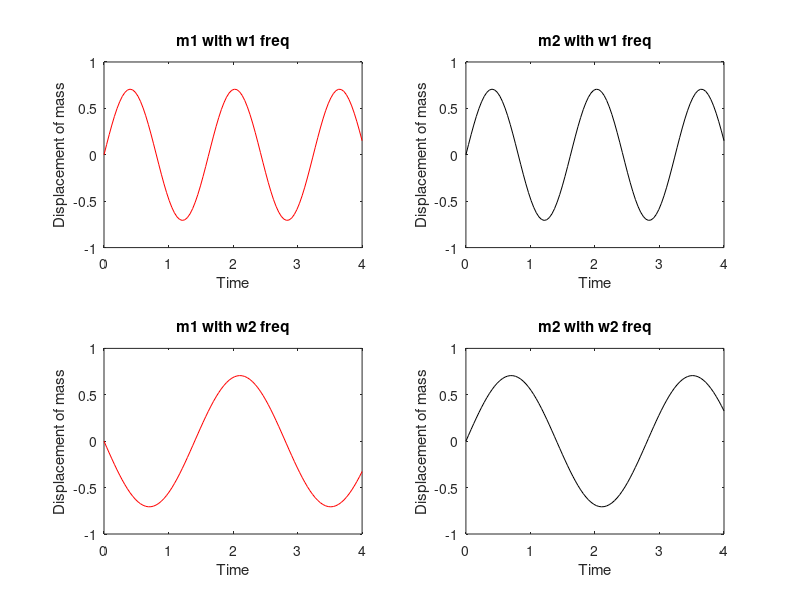

Here is the MATLAB script that generated this plot:
clc;
clear all;

% Input initial parameters
m = 40;
k = 200;

% Converting equations into matrix A 
A = [-2*k/m, k/m; k/m, -2*k/m];

% Finding eigenvalues and eigenvectors
[eigenvectors, eigenvalues] = eig(A);

% Finding frequency and amplitude of the masses
w1 = sqrt(abs(eigenvalues(1,1)));
w2 = sqrt(abs(eigenvalues(2,2)));
A1 = eigenvectors(1,1);
A2 = eigenvectors(1,2);
A3 = eigenvectors(2,1);
A4 = eigenvectors(2,2);

% Generating time array
t = linspace(0, 4, 100);

% Case-1: w = 2.2361
x1 = A1 * sin(w1 * t);
x2 = A2 * sin(w1 * t);

% Case-2: w = 3.8730
x3 = A3 * sin(w2 * t);
x4 = A4 * sin(w2 * t);

% Plotting the movement of masses in the system
subplot(2,2,1); 
plot(t, x1, 'r'); 
xlabel("Time"); 
ylabel("Displacement of mass"); 
title("m1 with w1 freq");

subplot(2,2,2); 
plot(t, x2, 'k'); 
xlabel("Time"); 
ylabel("Displacement of mass"); 
title("m2 with w1 freq");

subplot(2,2,3); 
plot(t, x3, 'r'); 
xlabel("Time"); 
ylabel("Displacement of mass"); 
title("m1 with w2 freq");

subplot(2,2,4); 
plot(t, x4, 'k'); 
xlabel("Time"); 
ylabel("Displacement of mass"); 
title("m2 with w2 freq");